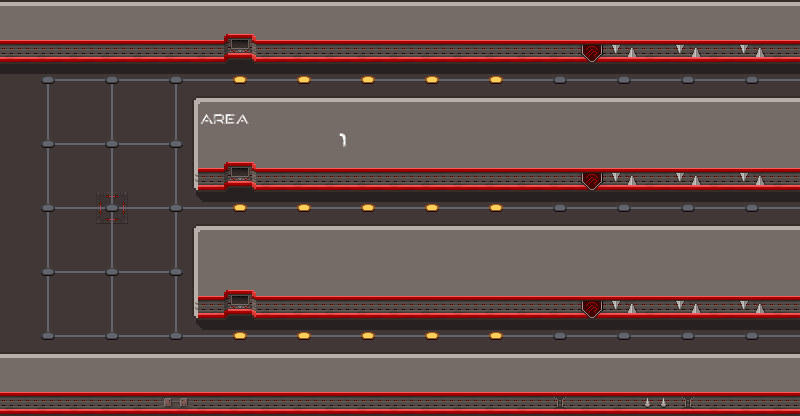

This is a level from a 2D game, rendered from its Tiled map with the project's own tilesets. A one-line summary and the complete map file follow:
An orthogonal 25x13 tile map with 32x32 px tiles, 6 tile layers (floor, shadow, wall, p, ...), 3 tilesets.

<map version="1.10" tiledversion="1.10.2" orientation="orthogonal" renderorder="right-down" width="25" height="13" tilewidth="32" tileheight="32" infinite="0" nextlayerid="7" nextobjectid="1">
 <tileset firstgid="1" source="alien_spaceship_tileset2.tsx" />
 <tileset firstgid="241" source="alien_spaceship_tileset.tsx" />
 <tileset firstgid="433" source="scifi_tileset_01.tsx" />
 <layer id="2" name="floor" width="25" height="13">
  <data encoding="csv">
141,141,141,141,141,141,141,141,141,141,141,141,141,141,141,141,141,141,141,141,141,141,141,141,141,
141,141,141,141,141,141,141,141,141,141,141,141,141,141,141,141,141,141,141,141,141,141,141,141,141,
141,141,141,141,141,141,141,141,141,141,141,141,141,141,141,141,141,141,141,141,141,141,141,141,141,
141,141,141,141,141,141,141,141,141,141,141,141,141,141,141,141,141,141,141,141,141,141,141,141,141,
141,141,141,141,141,141,141,141,141,141,141,141,141,141,141,141,141,141,141,141,141,141,141,141,141,
141,141,141,141,141,141,141,141,141,141,141,141,141,141,141,141,141,141,141,141,141,141,141,141,141,
141,141,141,183,141,141,141,141,141,141,141,141,141,141,141,141,141,141,141,141,141,141,141,141,141,
141,141,141,141,141,141,141,141,141,141,141,141,141,141,141,141,141,141,141,141,141,141,141,141,141,
141,141,141,141,141,141,141,141,141,141,141,141,141,141,141,141,141,141,141,141,141,141,141,141,141,
141,141,141,141,141,141,141,141,141,141,141,141,141,141,141,141,141,141,141,141,141,141,141,141,141,
141,141,141,141,141,141,141,141,141,141,141,141,141,141,141,141,141,141,141,141,141,141,141,141,141,
141,141,141,141,141,141,141,141,141,141,141,141,141,141,141,141,141,141,141,141,141,141,141,141,141,
141,141,141,141,141,141,141,141,141,141,141,141,141,141,141,141,141,141,141,141,141,141,141,141,141
</data>
 </layer>
 <layer id="5" name="shadow" width="25" height="13" opacity="0.4">
  <data encoding="csv">
0,0,0,0,0,0,0,0,0,0,0,0,0,0,0,0,0,0,0,0,0,0,0,0,0,
0,0,0,0,0,0,0,36,0,0,0,0,0,0,0,0,0,0,0,0,0,0,0,0,0,
22,22,22,22,22,22,22,22,22,22,22,22,22,22,22,22,22,22,22,22,22,22,22,22,22,
0,0,0,0,0,0,0,0,0,0,0,0,0,0,0,0,0,0,0,0,0,0,0,0,0,
0,0,0,0,0,0,0,0,0,0,0,0,0,0,0,0,0,0,0,0,0,0,0,0,0,
0,0,0,0,0,0,0,36,0,0,0,0,0,0,0,0,0,0,0,0,0,0,0,0,0,
0,0,0,0,0,0,24,22,22,22,22,22,22,22,22,22,22,22,22,22,22,22,22,22,22,
0,0,0,0,0,0,0,0,0,0,0,0,0,0,0,0,0,0,0,0,0,0,0,0,0,
0,0,0,0,0,0,0,0,0,0,0,0,0,0,0,0,0,0,0,0,0,0,0,0,0,
0,0,0,0,0,0,0,36,0,0,0,0,0,0,0,0,0,0,0,0,0,0,0,0,0,
0,0,0,0,0,0,24,22,22,22,22,22,22,22,22,22,22,22,22,22,22,22,22,22,22,
0,0,0,0,0,0,0,0,0,0,0,0,0,0,0,0,0,0,0,0,0,0,0,0,0,
0,0,0,0,0,0,0,0,0,0,0,0,0,0,0,0,0,0,0,0,0,0,0,0,0
</data>
 </layer>
 <layer id="3" name="wall" width="25" height="13">
  <data encoding="csv">
53,53,53,53,53,53,53,53,53,53,53,53,53,53,53,53,53,53,53,53,53,53,53,53,53,
111,111,111,111,111,111,111,113,111,111,111,111,111,111,111,111,111,111,116,106,111,106,111,106,111,
0,0,0,0,0,0,0,0,0,0,0,0,0,0,0,0,0,0,0,0,0,0,0,0,0,
0,0,0,0,0,0,34,53,53,53,53,53,53,53,53,53,53,53,53,53,53,53,53,53,53,
0,0,0,0,0,0,44,1,1,1,1,1,1,1,1,1,1,1,1,1,1,1,1,1,1,
0,0,0,0,0,0,14,113,111,111,111,111,111,111,111,111,111,111,116,106,111,106,111,106,111,
0,0,0,0,0,0,0,0,0,0,0,0,0,0,0,0,0,0,0,0,0,0,0,0,0,
0,0,0,0,0,0,34,53,53,53,53,53,53,53,53,53,53,53,53,53,53,53,53,53,53,
0,0,0,0,0,0,44,1,1,1,1,1,1,1,1,1,1,1,1,1,1,1,1,1,1,
0,0,0,0,0,0,14,113,111,111,111,111,111,111,111,111,111,111,116,106,111,106,111,106,111,
0,0,0,0,0,0,0,0,0,0,0,0,0,0,0,0,0,0,0,0,0,0,0,0,0,
53,53,53,53,53,53,53,53,53,53,53,53,53,53,53,53,53,53,53,53,53,53,53,53,53,
111,111,111,111,111,108,111,111,111,111,111,111,111,111,111,111,111,104,111,111,103,104,111,111,111
</data>
 </layer>
 <layer id="6" name="p" width="25" height="13">
  <data encoding="csv">
0,0,0,0,0,0,0,0,0,0,0,0,0,0,0,0,0,0,0,0,0,0,0,0,0,
0,0,0,0,0,0,0,0,0,0,0,0,0,0,0,0,0,0,0,0,0,0,0,0,0,
0,0,0,0,0,0,0,0,0,0,0,0,0,0,0,0,0,0,0,0,0,0,0,0,0,
0,0,0,0,0,0,583,584,0,0,0,0,0,0,0,0,0,0,0,0,0,0,0,0,0,
0,0,0,0,0,0,0,0,0,0,586,0,0,0,0,0,0,0,0,0,0,0,0,0,0,
0,0,0,0,0,0,0,0,0,0,0,0,0,0,0,0,0,0,0,0,0,0,0,0,0,
0,0,0,0,0,0,0,0,0,0,0,0,0,0,0,0,0,0,0,0,0,0,0,0,0,
0,0,0,0,0,0,0,0,0,0,0,0,0,0,0,0,0,0,0,0,0,0,0,0,0,
0,0,0,0,0,0,0,0,0,0,0,0,0,0,0,0,0,0,0,0,0,0,0,0,0,
0,0,0,0,0,0,0,0,0,0,0,0,0,0,0,0,0,0,0,0,0,0,0,0,0,
0,0,0,0,0,0,0,0,0,0,0,0,0,0,0,0,0,0,0,0,0,0,0,0,0,
0,0,0,0,0,0,0,0,0,0,0,0,0,0,0,0,0,0,0,0,0,0,0,0,0,
0,0,0,0,0,0,0,0,0,0,0,0,0,0,0,0,0,0,0,0,0,0,0,0,0
</data>
 </layer>
 <layer id="4" name="line" width="25" height="13">
  <data encoding="csv">
0,0,0,0,0,0,0,0,0,0,0,0,0,0,0,0,0,0,0,0,0,0,0,0,0,
0,0,0,0,0,0,0,0,0,0,0,0,0,0,0,0,0,0,0,0,0,0,0,0,0,
0,2684354720,2684354739,3221225631,2684354739,3221225631,1610612915,1610612915,1610612915,1610612915,1610612915,1610612915,1610612915,1610612915,1610612915,1610612915,1610612915,1610612915,1610612915,1610612915,1610612915,1610612915,1610612915,2684354739,2684354739,
0,179,0,179,0,3221225651,0,0,0,0,0,0,0,0,0,0,0,0,0,0,0,0,0,0,0,
0,2684354719,2684354739,169,2684354739,1610612895,0,0,0,0,0,0,0,0,0,0,0,0,0,0,0,0,0,0,0,
0,179,0,179,0,3221225651,0,0,0,0,0,0,0,0,0,0,0,0,0,0,0,0,0,0,0,
0,2684354719,2684354739,169,2684354739,169,1610612915,1610612915,1610612915,1610612915,1610612915,1610612915,1610612915,1610612915,1610612915,1610612915,1610612915,1610612915,1610612915,1610612915,1610612915,1610612915,1610612915,2684354739,2684354739,
0,179,0,179,0,3221225651,0,0,0,0,0,0,0,0,0,0,0,0,0,0,0,0,0,0,0,
0,2684354719,2684354739,169,2684354739,1610612895,0,0,0,0,0,0,0,0,0,0,0,0,0,0,0,0,0,0,0,
0,179,0,179,0,3221225651,0,0,0,0,0,0,0,0,0,0,0,0,0,0,0,0,0,0,0,
0,160,2684354739,159,2684354739,159,1610612915,1610612915,1610612915,1610612915,1610612915,1610612915,1610612915,1610612915,1610612915,1610612915,1610612915,1610612915,1610612915,1610612915,1610612915,1610612915,1610612915,2684354739,2684354739,
0,0,0,0,0,0,0,0,0,0,0,0,0,0,0,0,0,0,0,0,0,0,0,0,0,
0,0,0,0,0,0,0,0,0,0,0,0,0,0,0,0,0,0,0,0,0,0,0,0,0
</data>
 </layer>
 <layer id="1" name="point" width="25" height="13">
  <data encoding="csv">
0,0,0,0,0,0,0,0,0,0,0,0,0,0,0,0,0,0,0,0,0,0,0,0,0,
0,0,0,0,0,0,0,0,0,0,0,0,0,0,0,0,0,0,0,0,0,0,0,0,0,
0,168,0,168,0,168,0,158,0,158,0,158,0,158,0,158,0,168,0,168,0,168,0,168,0,
0,0,0,0,0,0,0,0,0,0,0,0,0,0,0,0,0,0,0,0,0,0,0,0,0,
0,168,0,168,0,168,0,0,0,0,0,0,0,0,0,0,0,0,0,0,0,0,0,0,0,
0,0,0,0,0,0,0,0,0,0,0,0,0,0,0,0,0,0,0,0,0,0,0,0,0,
0,168,0,168,0,168,0,158,0,158,0,158,0,158,0,158,0,168,0,168,0,168,0,168,0,
0,0,0,0,0,0,0,0,0,0,0,0,0,0,0,0,0,0,0,0,0,0,0,0,0,
0,168,0,168,0,168,0,0,0,0,0,0,0,0,0,0,0,0,0,0,0,0,0,0,0,
0,0,0,0,0,0,0,0,0,0,0,0,0,0,0,0,0,0,0,0,0,0,0,0,0,
0,168,0,168,0,168,0,158,0,158,0,158,0,158,0,158,0,168,0,168,0,168,0,168,0,
0,0,0,0,0,0,0,0,0,0,0,0,0,0,0,0,0,0,0,0,0,0,0,0,0,
0,0,0,0,0,0,0,0,0,0,0,0,0,0,0,0,0,0,0,0,0,0,0,0,0
</data>
 </layer>
</map>
